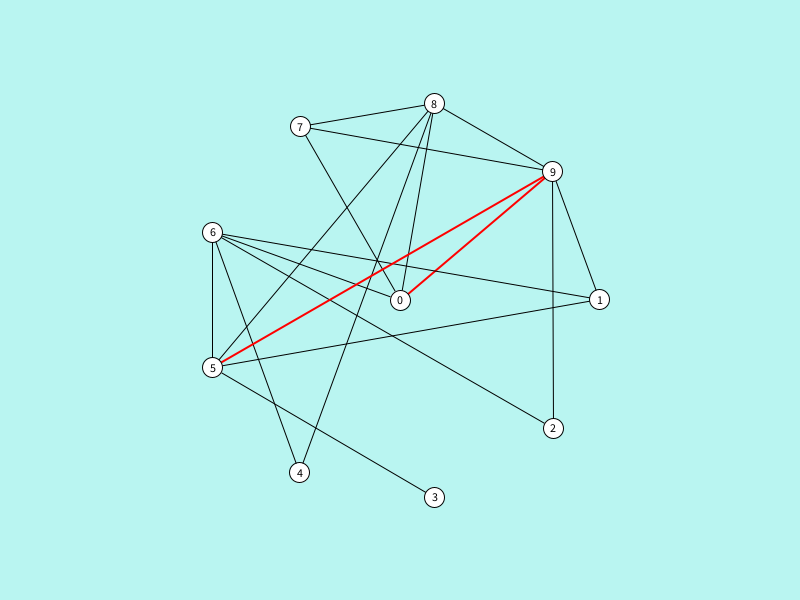
Frame 1 (no input)
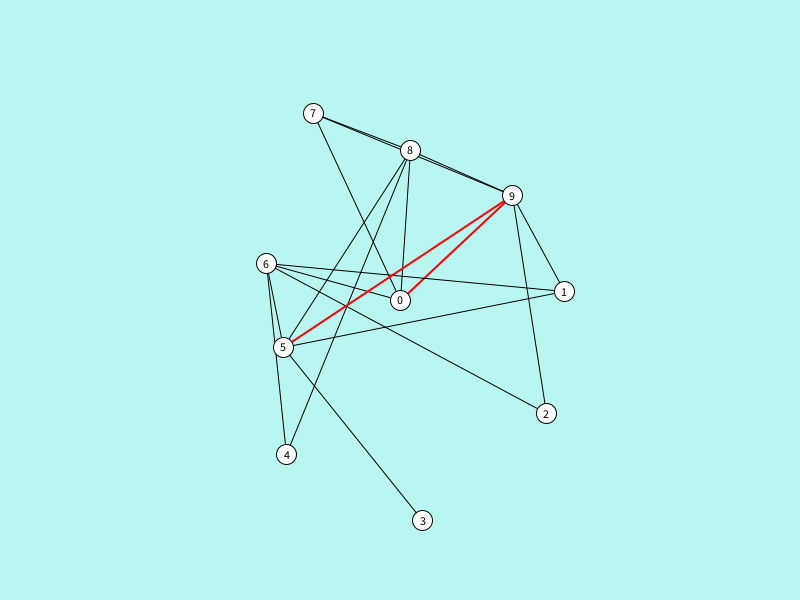
Frame 60 (the mouse pressed at the canvas centre just before this capture)
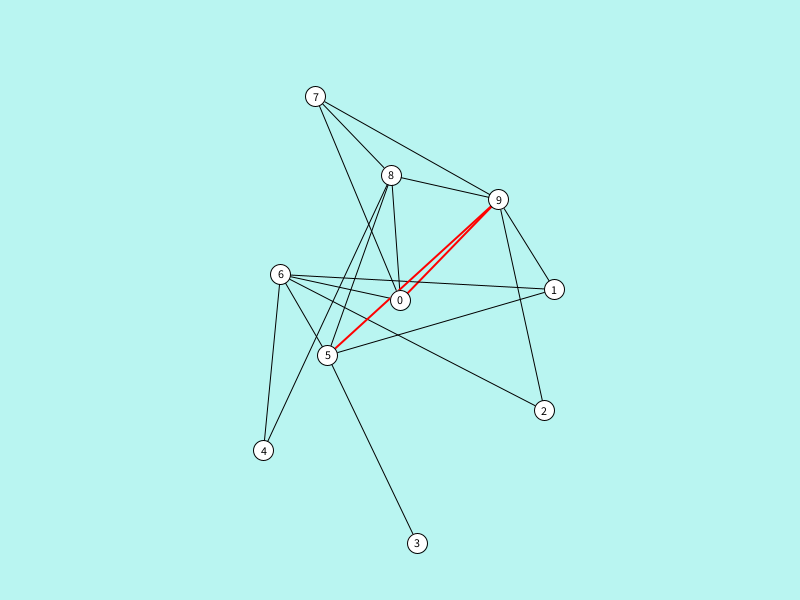
Frame 120 (the mouse held since frame 60 and released just before this capture)

The Processing sketch that drew these frames (run headless with seeded random() and noise(); from frame 60 on, the mouse is pressed at the canvas centre):

// Processing sketch: Grafos
// ── Grafos.pde
Grafo grafo;

void setup() {
  size(800, 600);
  frameRate(60);
  
  int n = 10;
  int[][] adj = new int[n][n];
  
  // Inicializa a matriz de adjacência com pesos aleatórios
  for(int i = 0; i < n; i++) {
    for(int j = 0; j < n; j++) {
      if(i == j) {
        adj[i][j] = 0;
      } else {
        adj[i][j] = random(1) > 0.5 ? int(random(1, 5)) : 0;
        adj[j][i] = adj[i][j];
      }
    }
  }
  
  grafo = new Grafo(adj);
  
  // Calcula o menor caminho entre o vértice 0 e o vértice 5
  grafo.dijkstra(0, 5);
}

void draw() {
  background(#B9F5F1);
  grafo.atualizar();
  grafo.desenhar();
}

// ── Grafo.pde
import java.util.Collections;

// Definição da classe Grafo
class Grafo {
  int numVertices;
  int[][] matrizAdj;
  PVector[] posicoes; // Posições das partículas (nós do grafo)
  PVector[] velocidades; // Velocidades das partículas
  float raio = 10; // Raio dos nós
  float k = 0.001; // Constante da mola para a atração
  float c = 3000; // Constante de repulsão
  ArrayList<Integer> caminhoMinimo; // Armazena o menor caminho
  
  // Construtor da classe Grafo
  Grafo(int numVertices) {
    this.numVertices = numVertices;
    matrizAdj = new int[numVertices][numVertices];
    posicoes = new PVector[numVertices];
    velocidades = new PVector[numVertices];
    inicializarPosicoes();
    caminhoMinimo = new ArrayList<>();
  }
  
  Grafo(int[][] adj) {
    this.numVertices = adj.length;
    matrizAdj = adj;
    posicoes = new PVector[numVertices];
    velocidades = new PVector[numVertices];
    inicializarPosicoes();
    caminhoMinimo = new ArrayList<>();
  }

  // Adiciona uma aresta entre dois vértices
  void adicionarAresta(int i, int j) {
    matrizAdj[i][j] = 1;
    matrizAdj[j][i] = 1; // Para grafos não direcionados
  }
  
  // Adiciona uma aresta entre dois vértices
  void adicionarAresta(int i, int j, int peso) {
    matrizAdj[i][j] = peso;
    matrizAdj[j][i] = peso; // Para grafos não direcionados
  }

  // Inicializa as posições das partículas em um círculo
  void inicializarPosicoes() {
    float angulo = TWO_PI / (numVertices - 1);
    float raioCirculo = min(width, height) / 3;
    for (int i = 1; i < numVertices; i++) {
      float x = width / 2 + raioCirculo * cos((i - 1) * angulo);
      float y = height / 2 + raioCirculo * sin((i - 1) * angulo);
      posicoes[i] = new PVector(x, y);
      velocidades[i] = new PVector(0, 0);
    }
    // Posição fixa do vértice 0
    posicoes[0] = new PVector(width / 2, height / 2);
    velocidades[0] = new PVector(0, 0);
  }

  // Atualiza as posições das partículas
  void atualizar() {
    for (int i = 1; i < numVertices; i++) {
      PVector forca = new PVector(0, 0);
      
      // Força de repulsão
      for (int j = 0; j < numVertices; j++) {
        if (i != j) {
          PVector direcao = PVector.sub(posicoes[i], posicoes[j]);
          float distancia = direcao.mag();
          if (distancia > 0) {
            direcao.normalize();
            float forcaRepulsao = c / (distancia * distancia);
            direcao.mult(forcaRepulsao);
            forca.add(direcao);
          }
        }
      }

      // Força de atração
      for (int j = 0; j < numVertices; j++) {
        if (matrizAdj[i][j] > 0) {
          PVector direcao = PVector.sub(posicoes[j], posicoes[i]);
          float distancia = direcao.mag();
          direcao.normalize();
          float forcaAtracao = k * (distancia - raio);
          direcao.mult(forcaAtracao);
          forca.add(direcao);
        }
      }

      velocidades[i].add(forca);
      posicoes[i].add(velocidades[i]);

      // Reduz a velocidade para estabilizar a simulação
      velocidades[i].mult(0.5);

      // Mantém as partículas dentro da tela
      if (posicoes[i].x < 0 || posicoes[i].x > width) velocidades[i].x *= -1; 
      if (posicoes[i].y < 0 || posicoes[i].y > height) velocidades[i].y *= -1;
     
    }
  }

  // Desenha o grafo
  void desenhar() {
    textAlign(CENTER);
    // Desenha as arestas
    for (int i = 0; i < numVertices; i++) {
      for (int j = i + 1; j < numVertices; j++) {
        if (matrizAdj[i][j] > 0) {
          // Verifica se a aresta (i, j) está no caminho mínimo
          if (caminhoMinimo.contains(i) && caminhoMinimo.contains(j) && Math.abs(caminhoMinimo.indexOf(i) - caminhoMinimo.indexOf(j)) == 1) {
            stroke(255, 0, 0); // Aresta do caminho mínimo em vermelho
            strokeWeight(2);
          } else {
            stroke(0); // Aresta normal em preto
            strokeWeight(1);
          }
          line(posicoes[i].x, posicoes[i].y, posicoes[j].x, posicoes[j].y);
        }
      }
    }

    // Desenha os nós
    fill(255);
    stroke(0);
    strokeWeight(1);
    for (int i = 0; i < numVertices; i++) {
      fill(255);
      ellipse(posicoes[i].x, posicoes[i].y, raio * 2, raio * 2);
      fill(0);
      text(str(i), posicoes[i].x, posicoes[i].y + 4);
    }
  }
  
  // Implementei o algoritmo de Dijkstra para encontrar o menor caminho - adaptação do site https://elemarjr.com
  void dijkstra(int origem, int destino) {
    int[] dist = new int[numVertices];
    int[] anterior = new int[numVertices];
    boolean[] visitado = new boolean[numVertices];
    
    for (int v = 0; v < numVertices; v++) {
      dist[v] = Integer.MAX_VALUE;
      anterior[v] = -1;
      visitado[v] = false;
    }
    
    dist[origem] = 0;
    
    for (int count = 0; count < numVertices - 1; count++) {
      int u = -1;
      int menorDist = Integer.MAX_VALUE;
      
      // Escolhe o vértice com a menor distância ainda não visitado
      for (int v = 0; v < numVertices; v++) {
        if (!visitado[v] && dist[v] < menorDist) {
          u = v;
          menorDist = dist[v];
        }
      }
      
      if (u == -1) break;
      
      visitado[u] = true;
      
      // Atualiza as distâncias dos vértices adjacentes
      for (int v = 0; v < numVertices; v++) {
        if (!visitado[v] && matrizAdj[u][v] > 0) {
          int novaDist = dist[u] + matrizAdj[u][v];
          if (novaDist < dist[v]) {
            dist[v] = novaDist;
            anterior[v] = u;
          }
        }
      }
    }
    
    // Constrói o caminho mínimo a partir do vértice destino
    caminhoMinimo.clear();
    int passo = destino;
    caminhoMinimo.add(passo);
    while (anterior[passo] != -1) {
      passo = anterior[passo];
      caminhoMinimo.add(passo);
    }
    Collections.reverse(caminhoMinimo);
  }
}
